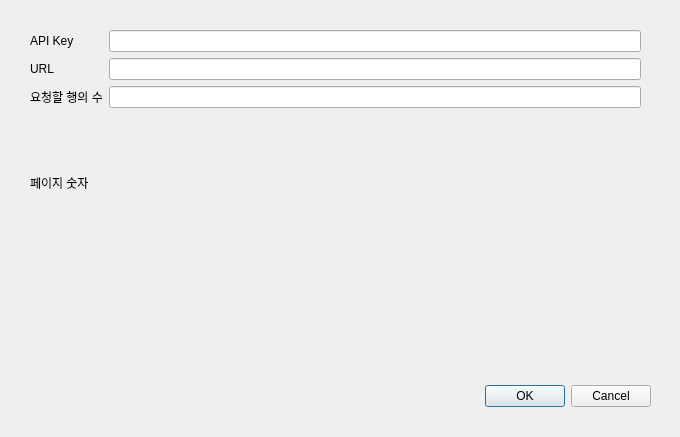
<?xml version="1.0" encoding="UTF-8"?>
<ui version="4.0">
 <class>Dialog</class>
 <widget class="QDialog" name="Dialog">
  <property name="geometry">
   <rect>
    <x>0</x>
    <y>0</y>
    <width>680</width>
    <height>437</height>
   </rect>
  </property>
  <property name="windowTitle">
   <string>Dialog</string>
  </property>
  <widget class="QDialogButtonBox" name="buttonBox">
   <property name="geometry">
    <rect>
     <x>310</x>
     <y>380</y>
     <width>341</width>
     <height>32</height>
    </rect>
   </property>
   <property name="orientation">
    <enum>Qt::Horizontal</enum>
   </property>
   <property name="standardButtons">
    <set>QDialogButtonBox::Cancel|QDialogButtonBox::Ok</set>
   </property>
  </widget>
  <widget class="QWidget" name="gridLayoutWidget">
   <property name="geometry">
    <rect>
     <x>30</x>
     <y>30</y>
     <width>611</width>
     <height>221</height>
    </rect>
   </property>
   <layout class="QGridLayout" name="gridLayout">
    <item row="0" column="1">
     <widget class="QLineEdit" name="lineEdit"/>
    </item>
    <item row="2" column="1">
     <widget class="QLineEdit" name="lineEdit_3"/>
    </item>
    <item row="0" column="0">
     <widget class="QLabel" name="label">
      <property name="text">
       <string>API Key</string>
      </property>
     </widget>
    </item>
    <item row="1" column="0">
     <widget class="QLabel" name="label_2">
      <property name="text">
       <string>URL</string>
      </property>
     </widget>
    </item>
    <item row="1" column="1">
     <widget class="QLineEdit" name="lineEdit_2"/>
    </item>
    <item row="2" column="0">
     <widget class="QLabel" name="label_3">
      <property name="text">
       <string>요청할 행의 수</string>
      </property>
     </widget>
    </item>
    <item row="3" column="0">
     <widget class="QLabel" name="label_4">
      <property name="text">
       <string>페이지 숫자</string>
      </property>
     </widget>
    </item>
   </layout>
  </widget>
 </widget>
 <resources/>
 <connections>
  <connection>
   <sender>buttonBox</sender>
   <signal>accepted()</signal>
   <receiver>Dialog</receiver>
   <slot>accept()</slot>
   <hints>
    <hint type="sourcelabel">
     <x>248</x>
     <y>254</y>
    </hint>
    <hint type="destinationlabel">
     <x>157</x>
     <y>274</y>
    </hint>
   </hints>
  </connection>
  <connection>
   <sender>buttonBox</sender>
   <signal>rejected()</signal>
   <receiver>Dialog</receiver>
   <slot>reject()</slot>
   <hints>
    <hint type="sourcelabel">
     <x>316</x>
     <y>260</y>
    </hint>
    <hint type="destinationlabel">
     <x>286</x>
     <y>274</y>
    </hint>
   </hints>
  </connection>
 </connections>
</ui>
